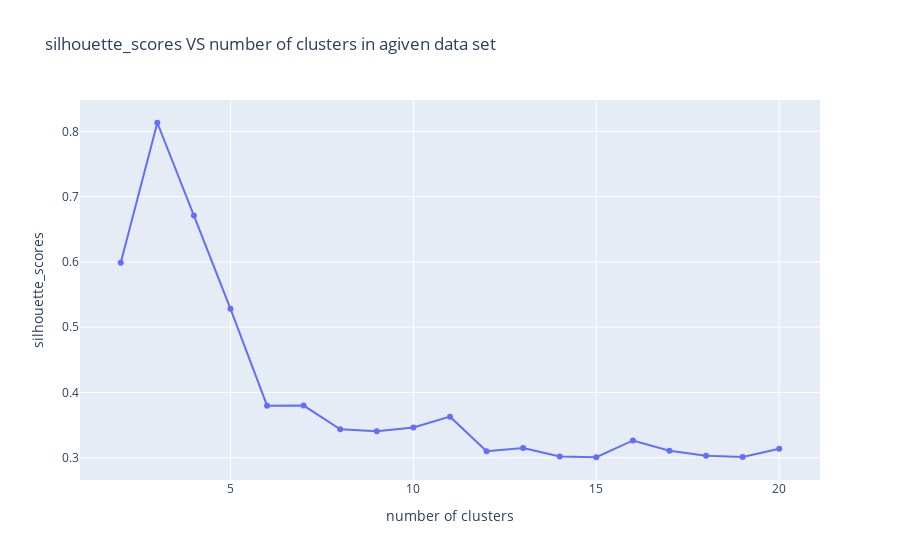

The cell this chart's notebook holds for it:
### Markdown cell above
### Model Build & Selecting the best number of clusters

### Code cell
k = 20
silhouette_scores =[]
for i in range(2,k+1):
    k_means = KMeans(n_clusters=i,random_state=0).fit(df)
    
    labels = k_means.labels_
    score = silhouette_score(df, labels)
    silhouette_scores.append(score)
eda.px.line(x=eda.np.arange(2,k+1), y=silhouette_scores, markers=True,labels ={'x':"number of clusters", 'y':"silhouette_scores"},range_y=[0,silhouette_scores] ,title="silhouette_scores VS number of clusters in agiven data set")

### Figure 1 — Plotly figure (JSON) as saved in the notebook; plotly's stock layout.template omitted (floating-point values rounded to 4 significant figures)
{"data": [{"hovertemplate": "number of clusters=%{x}<br>silhouette_scores=%{y}<extra></extra>", "legendgroup": "", "line": {"color": "#636efa", "dash": "solid"}, "marker": {"symbol": "circle"}, "mode": "lines+markers", "name": "", "orientation": "v", "showlegend": false, "type": "scatter", "x": [2, 3, 4, 5, 6, 7, 8, 9, 10, 11, 12, 13, 14, 15, 16, 17, 18, 19, 20], "xaxis": "x", "y": [0.5989, 0.8131, 0.6709, 0.5281, 0.3798, 0.38, 0.3436, 0.3406, 0.3463, 0.363, 0.3099, 0.315, 0.3019, 0.3008, 0.3265, 0.3109, 0.3033, 0.3013, 0.3139], "yaxis": "y"}], "layout": {"legend": {"tracegroupgap": 0}, "title": {"text": "silhouette_scores VS number of clusters in agiven data set"}, "xaxis": {"anchor": "y", "domain": [0, 1], "title": {"text": "number of clusters"}}, "yaxis": {"anchor": "x", "domain": [0, 1], "range": [0, [0.5989, 0.8131, 0.6709, 0.5281, 0.3798, 0.38, 0.3436, 0.3406, 0.3463, 0.363, 0.3099, 0.315, 0.3019, 0.3008, 0.3265, 0.3109, 0.3033, 0.3013, 0.3139]], "title": {"text": "silhouette_scores"}}}}
